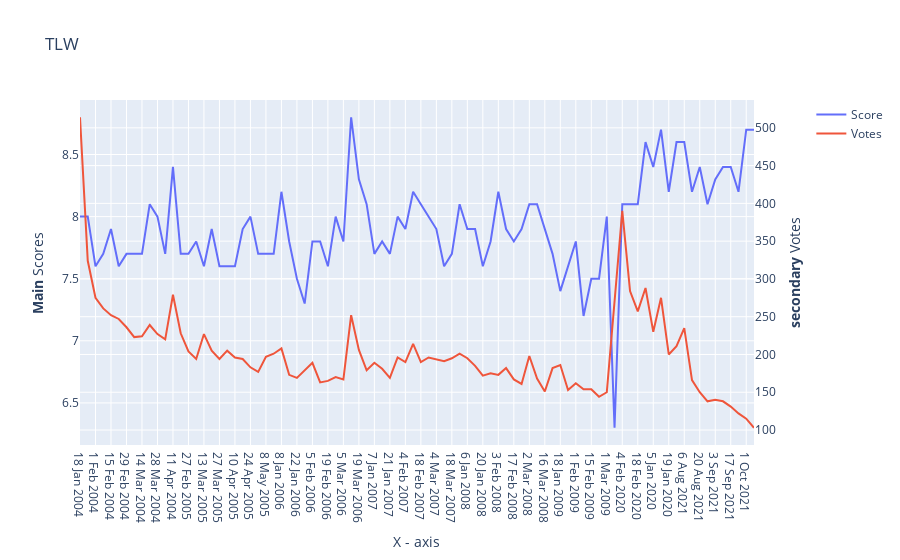

The notebook cell this image was saved under:
### Code cell
# import graph_objects from plotly package
import plotly.graph_objects as go
 
# import make_subplots function from plotly.subplots
# to make grid of plots
from plotly.subplots import make_subplots
 
# use specs parameter in make_subplots function
# to create secondary y-axis
fig = make_subplots(specs=[[{"secondary_y": True}]])
 
# plot a scatter chart by specifying the x and y values
# Use add_trace function to specify secondary_y axes.
fig.add_trace(
    go.Scatter(x=df_tlw_all['episode_airdate'], y=df_tlw_all['episode_score'], name="Score"),
    secondary_y=False)
 
fig.add_trace(
    go.Scatter(x=df_tlw_all['episode_airdate'], y=df_tlw_all['episode_votes'], name="Votes"),
    secondary_y=True)
 
# Adding title text to the figure
fig.update_layout(
    title_text="TLW"
)
 
# Naming x-axis
fig.update_xaxes(title_text="X - axis")
 
# Naming y-axes
fig.update_yaxes(title_text="<b>Main</b> Scores ", secondary_y=False)
fig.update_yaxes(title_text="<b>secondary</b> Votes ", secondary_y=True)

### Figure 1 — Plotly figure (JSON) as saved in the notebook; plotly's stock layout.template omitted (floating-point values rounded to 4 significant figures)
{"data": [{"name": "Score", "type": "scatter", "x": ["18 Jan 2004", "25 Jan 2004", "1 Feb 2004", "8 Feb 2004", "15 Feb 2004", "22 Feb 2004", "29 Feb 2004", "7 Mar 2004", "14 Mar 2004", "21 Mar 2004", "28 Mar 2004", "4 Apr 2004", "11 Apr 2004", "20 Feb 2005", "27 Feb 2005", "6 Mar 2005", "13 Mar 2005", "20 Mar 2005", "27 Mar 2005", "3 Apr 2005", "10 Apr 2005", "17 Apr 2005", "24 Apr 2005", "1 May 2005", "8 May 2005", "15 May 2005", "8 Jan 2006", "15 Jan 2006", "22 Jan 2006", "29 Jan 2006", "5 Feb 2006", "12 Feb 2006", "19 Feb 2006", "26 Feb 2006", "5 Mar 2006", "12 Mar 2006", "19 Mar 2006", "26 Mar 2006", "7 Jan 2007", "14 Jan 2007", "21 Jan 2007", "28 Jan 2007", "4 Feb 2007", "11 Feb 2007", "18 Feb 2007", "25 Feb 2007", "4 Mar 2007", "11 Mar 2007", "18 Mar 2007", "25 Mar 2007", "6 Jan 2008", "13 Jan 2008", "20 Jan 2008", "27 Jan 2008", "3 Feb 2008", "10 Feb 2008", "17 Feb 2008", "24 Feb 2008", "2 Mar 2008", "9 Mar 2008", "16 Mar 2008", "23 Mar 2008", "18 Jan 2009", "25 Jan 2009", "1 Feb 2009", "8 Feb 2009", "15 Feb 2009", "22 Feb 2009", "1 Mar 2009", "8 Mar 2009", "4 Feb 2020", "15 Dec 2019", "18 Feb 2020", "29 Dec 2019", "5 Jan 2020", "12 Jan 2020", "19 Jan 2020", "26 Jan 2020", "6 Aug 2021", "13 Aug 2021", "20 Aug 2021", "27 Aug 2021", "3 Sep 2021", "10 Sep 2021", "17 Sep 2021", "24 Sep 2021", "1 Oct 2021", "8 Oct 2021"], "xaxis": "x", "y": [8, 8, 7.6, 7.7, 7.9, 7.6, 7.7, 7.7, 7.7, 8.1, 8, 7.7, 8.4, 7.7, 7.7, 7.8, 7.6, 7.9, 7.6, 7.6, 7.6, 7.9, 8, 7.7, 7.7, 7.7, 8.2, 7.8, 7.5, 7.3, 7.8, 7.8, 7.6, 8, 7.8, 8.8, 8.3, 8.1, 7.7, 7.8, 7.7, 8, 7.9, 8.2, 8.1, 8, 7.9, 7.6, 7.7, 8.1, 7.9, 7.9, 7.6, 7.8, 8.2, 7.9, 7.8, 7.9, 8.1, 8.1, 7.9, 7.7, 7.4, 7.6, 7.8, 7.2, 7.5, 7.5, 8, 6.3, 8.1, 8.1, 8.1, 8.6, 8.4, 8.7, 8.2, 8.6, 8.6, 8.2, 8.4, 8.1, 8.3, 8.4, 8.4, 8.2, 8.7, 8.7], "yaxis": "y"}, {"name": "Votes", "type": "scatter", "x": ["18 Jan 2004", "25 Jan 2004", "1 Feb 2004", "8 Feb 2004", "15 Feb 2004", "22 Feb 2004", "29 Feb 2004", "7 Mar 2004", "14 Mar 2004", "21 Mar 2004", "28 Mar 2004", "4 Apr 2004", "11 Apr 2004", "20 Feb 2005", "27 Feb 2005", "6 Mar 2005", "13 Mar 2005", "20 Mar 2005", "27 Mar 2005", "3 Apr 2005", "10 Apr 2005", "17 Apr 2005", "24 Apr 2005", "1 May 2005", "8 May 2005", "15 May 2005", "8 Jan 2006", "15 Jan 2006", "22 Jan 2006", "29 Jan 2006", "5 Feb 2006", "12 Feb 2006", "19 Feb 2006", "26 Feb 2006", "5 Mar 2006", "12 Mar 2006", "19 Mar 2006", "26 Mar 2006", "7 Jan 2007", "14 Jan 2007", "21 Jan 2007", "28 Jan 2007", "4 Feb 2007", "11 Feb 2007", "18 Feb 2007", "25 Feb 2007", "4 Mar 2007", "11 Mar 2007", "18 Mar 2007", "25 Mar 2007", "6 Jan 2008", "13 Jan 2008", "20 Jan 2008", "27 Jan 2008", "3 Feb 2008", "10 Feb 2008", "17 Feb 2008", "24 Feb 2008", "2 Mar 2008", "9 Mar 2008", "16 Mar 2008", "23 Mar 2008", "18 Jan 2009", "25 Jan 2009", "1 Feb 2009", "8 Feb 2009", "15 Feb 2009", "22 Feb 2009", "1 Mar 2009", "8 Mar 2009", "4 Feb 2020", "15 Dec 2019", "18 Feb 2020", "29 Dec 2019", "5 Jan 2020", "12 Jan 2020", "19 Jan 2020", "26 Jan 2020", "6 Aug 2021", "13 Aug 2021", "20 Aug 2021", "27 Aug 2021", "3 Sep 2021", "10 Sep 2021", "17 Sep 2021", "24 Sep 2021", "1 Oct 2021", "8 Oct 2021"], "xaxis": "x", "y": [514, 324, 275, 261, 252, 247, 236, 223, 224, 239, 227, 220, 279, 228, 204, 194, 227, 205, 194, 205, 196, 194, 183, 177, 197, 201, 208, 173, 169, 179, 189, 163, 165, 170, 167, 252, 206, 179, 189, 181, 169, 196, 190, 214, 190, 196, 193, 191, 195, 201, 195, 185, 172, 175, 173, 182, 167, 161, 198, 168, 151, 182, 186, 153, 162, 154, 154, 144, 150, 266, 390, 284, 257, 288, 230, 275, 200, 211, 235, 166, 150, 138, 140, 138, 131, 122, 115, 103], "yaxis": "y2"}], "layout": {"title": {"text": "TLW"}, "xaxis": {"anchor": "y", "domain": [0, 0.94], "title": {"text": "X - axis"}}, "yaxis": {"anchor": "x", "domain": [0, 1], "title": {"text": "<b>Main</b> Scores "}}, "yaxis2": {"anchor": "x", "overlaying": "y", "side": "right", "title": {"text": "<b>secondary</b> Votes "}}}}
